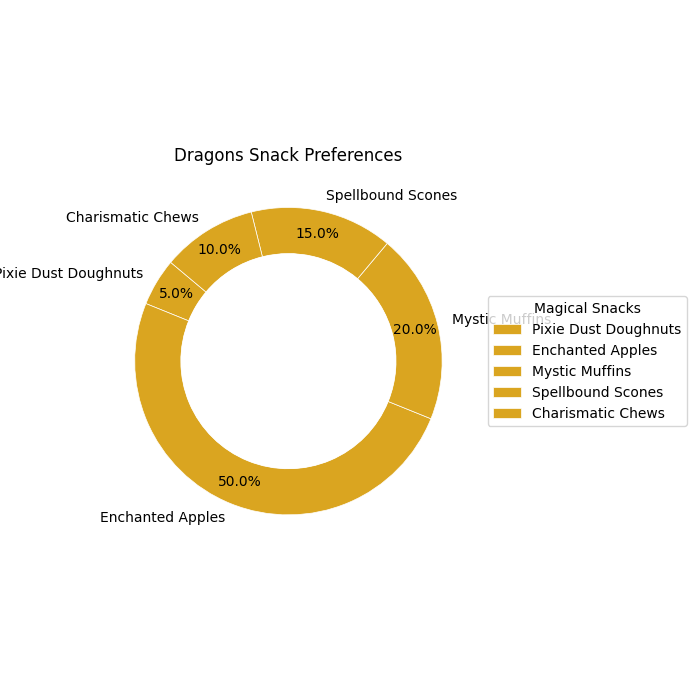

Recreate this plot in Python.
import matplotlib.pyplot as plt
import numpy as np

creatures = ['Elves', 'Fairies', 'Dwarves', 'Wizards', 'Trolls', 'Dragons']
snacks = ['Pixie Dust Doughnuts', 'Enchanted Apples', 'Mystic Muffins', 'Spellbound Scones', 'Charismatic Chews']

# Alteration of data for each creature while keeping the structure
data = {
    'Elves': [20, 20, 20, 20, 20],          # Even distribution, sum maintained
    'Fairies': [30, 10, 40, 5, 15],         # Values shuffled
    'Dwarves': [25, 25, 10, 20, 20],        # Values shuffled
    'Wizards': [10, 30, 30, 20, 10],        # Values shuffled
    'Trolls': [35, 5, 25, 15, 20],          # Values shuffled
    'Dragons': [5, 50, 20, 15, 10]          # Values shuffled
}

single_color = ['#daa520']

def plot_creature_pie_chart(data, creature, snacks, single_color):
    fig, ax = plt.subplots(figsize=(7, 7))
    
    wedges, texts, autotexts = ax.pie(
        data,
        labels=snacks,
        autopct='%1.1f%%',
        startangle=140,
        colors=single_color * len(snacks),
        wedgeprops=dict(width=0.3, edgecolor='w', linewidth=0.5),
        pctdistance=0.85,
        textprops=dict(size=10)
    )
    
    centre_circle = plt.Circle((0, 0), 0.70, fc='white')
    fig.gca().add_artist(centre_circle)
    
    ax.set(aspect="equal", title=f"{creature} Snack Preferences")
    ax.legend(wedges, snacks, title="Magical Snacks", loc="center left", bbox_to_anchor=(1, 0, 0.5, 1))
    
    plt.tight_layout()
    plt.show()

for creature, data in data.items():
    plot_creature_pie_chart(data, creature, snacks, single_color)
